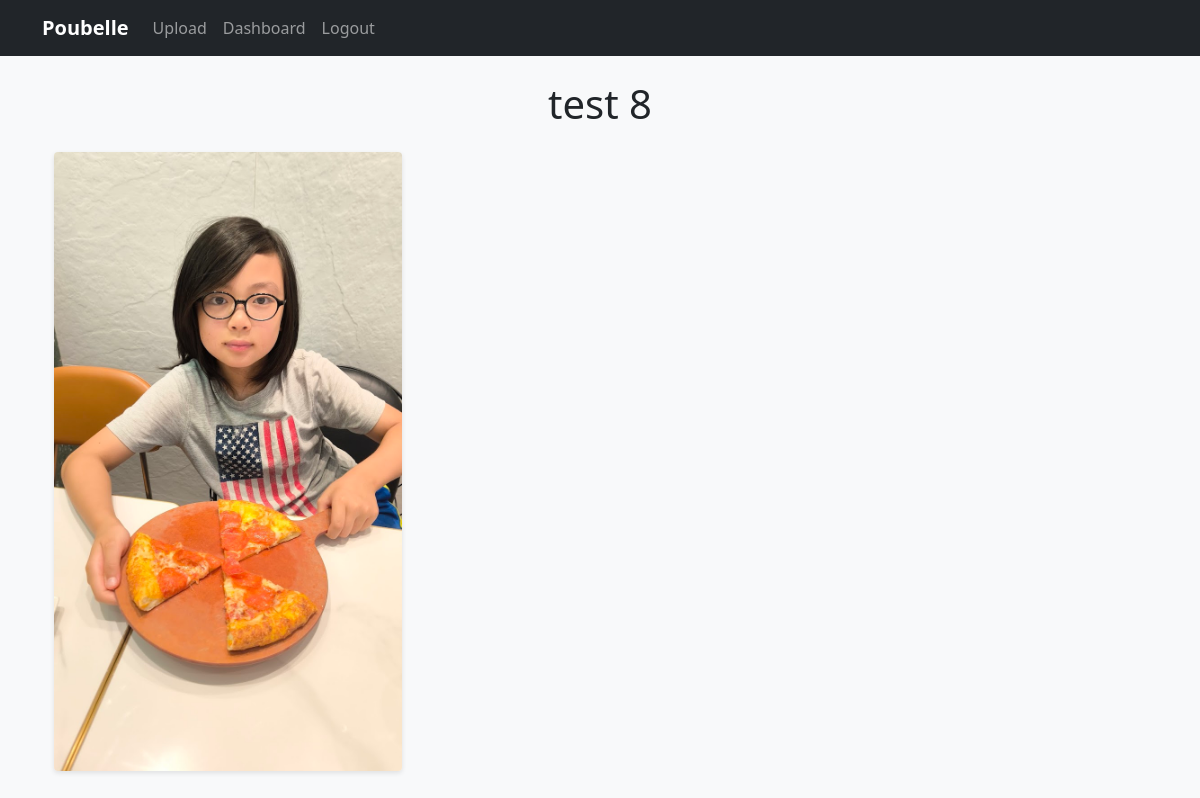
The app's page /s/xTq (signed in) with its own data.
### app/models.py (models this page shows, shortened)
class ImageShare(db.Model):
    id = db.Column(db.Integer, primary_key=True)
    share_id = db.Column(db.String(3), unique=True, index=True)
    title = db.Column(db.String(100))
    password_hash = db.Column(db.String(128))
    created_at = db.Column(db.DateTime, default=datetime.utcnow)
    user_id = db.Column(db.Integer, db.ForeignKey('user.id'), nullable=True)
    images = db.relationship('Image', backref='share', lazy='dynamic', cascade='all, delete-orphan')

class Image(db.Model):
    id = db.Column(db.Integer, primary_key=True)
    filename = db.Column(db.String(100))
    original_filename = db.Column(db.String(100))
    uploaded_at = db.Column(db.DateTime, default=datetime.utcnow)
    share_id = db.Column(db.Integer, db.ForeignKey('image_share.id'))

### app/routes/share.py (the view, shortened to what this page needs)
@share.route('/s/<share_id>', methods=['GET', 'POST'])
def view(share_id):
    share = ImageShare.query.filter_by(share_id=share_id).first_or_404()
    if not share.password_hash:
        log = AccessLog(
            share_id=share.id,
            ip_address=request.remote_addr,
            user_agent=request.user_agent.string
        )
        db.session.add(log)
        db.session.commit()
        return render_template('share/view.html', share=share)

### app/templates/share/view.html (shortened to what this page needs)
{% extends "base.html" %}
{% block content %}
<div class="container">
    <h1 class="text-center mb-4">{{ share.title }}</h1>
    <div class="gallery">
        <div class="row">
            {% for image in share.images %}
            <div class="col-md-4 gallery-item">
                <a href="{{ url_for('static', filename='uploads/' + image.filename) }}" target="_blank">
                    <img src="{{ url_for('static', filename='uploads/' + image.filename) }}" alt="{{ image.original_filename }}" class="img-fluid">
                </a>
            </div>
            {% endfor %}
        </div>
    </div>
</div>
{% endblock %}

### app/static/css/style.css (style rules this page uses)
body { background-color: #f8f9fa; }
.gallery-item { margin-bottom: 20px; transition: transform 0.3s ease; }
.gallery-item img { width: 100%; border-radius: 4px; box-shadow: 0 2px 5px rgba(0,0,0,0.1); }

### app/templates/share/view.html (style rules this page uses)
.gallery { margin-top: 20px; }
.gallery-item { margin-bottom: 20px; }
.gallery-item img { width: 100%; border-radius: 4px; box-shadow: 0 2px 5px rgba(0,0,0,0.1); }

### records on screen
ImageShare: title "test 8"
Image: filename+original_filename (picture)

### other values on screen
{{ config.SITE_TITLE }} "Poubelle"
